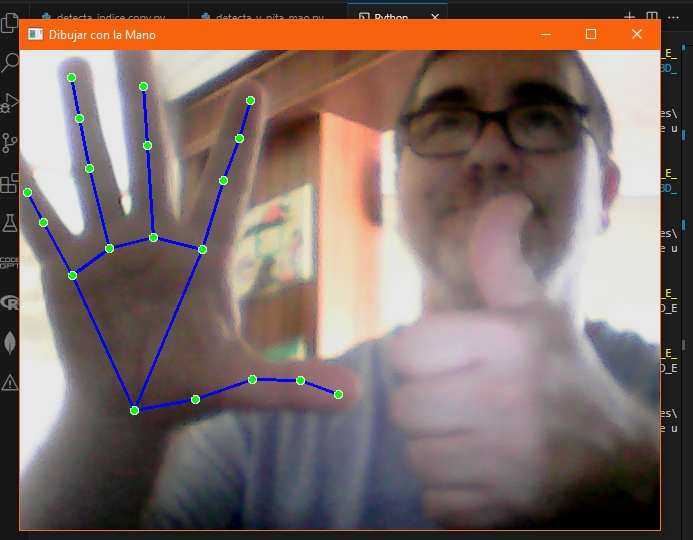
#> input picture mano (1).jpg, 693 x 540 px, given in place of the camera
$ python pintar_dedos.py
#> lines starting #> are read from the running program, lines starting #| are printed output that depends on the picture; after the words box and inside, x2 and y2 are one past the last pixel; in counts of white or black regions, pixels touching at a corner belong together
### detecta_indice.py
import cv2
import mediapipe as mp

mp_hands = mp.solutions.hands

def detecta_indice(frame):
    x, y = None, None  # Valores predeterminados si no se detecta ninguna mano
    with mp_hands.Hands(
        model_complexity=0,
        min_detection_confidence=0.5,
        min_tracking_confidence=0.5) as hands:

        height, width, _ = frame.shape

        # Convertir la imagen de BGR a RGB
        rgb_frame = cv2.cvtColor(frame, cv2.COLOR_BGR2RGB)

        # Detectar manos en la imagen
        results = hands.process(rgb_frame)

        # Dibujar la línea con el dedo índice si está presente
        if results.multi_hand_landmarks:
            for hand_landmarks in results.multi_hand_landmarks:
                x = int(hand_landmarks.landmark[8].x * width)
                y = int(hand_landmarks.landmark[8].y * height)

        return x, y

### pintar_dedos.py
'''
import cv2
import numpy as np
import detecta_indice

cap = cv2.VideoCapture(1, cv2.CAP_DSHOW)

while True:
    ret,frame = cap.read()
    if ret==False: break

    frame = cv2.flip(frame,1)


    # Call detectar_indice function to get index finger position
    x, y = detecta_indice.detecta_indice(frame)

    print(x)
    print(y)

cap.release()
cv2.destroyAllWindows()
'''

import cv2
import numpy as np
import detecta_indice

cap = cv2.VideoCapture(1,cv2.CAP_DSHOW)

celesteBajo = np.array([75, 185, 88], np.uint8)
celesteAlto = np.array([112, 255, 255], np.uint8)

# Colores para pintar
colorCeleste = (255,113,82)
colorAmarillo = (89,222,255)
colorRosa = (128,0,255)
colorVerde = (0,255,36)
colorLimpiarPantalla = (29,112,246) # Solo se usará para el cuadro superior de 'Limpiar Pantalla'

# Grosor de línea recuadros superior izquierda (color a dibujar)
grosorCeleste = 6
grosorAmarillo = 2
grosorRosa = 2
grosorVerde = 2

# Grosor de línea recuadros superior derecha (grosor del marcador para dibujar)
grosorPeque = 6
grosorMedio = 1
grosorGrande = 1

#--------------------- Variables para el marcador / lápiz virtual -------------------------
color = colorCeleste  # Color de entrada, y variable que asignará el color del marcador
grosor = 3 # Grosor que tendrá el marcador
#------------------------------------------------------------------------------------------

x1 = None
y1 = None
imAux = None

while True:

    ret,frame = cap.read()
#> frame is the input picture: shape (540, 693, 3); mean B, G, R 103.4, 109, 127.2
    if ret==False: break

    frame = cv2.flip(frame,1)
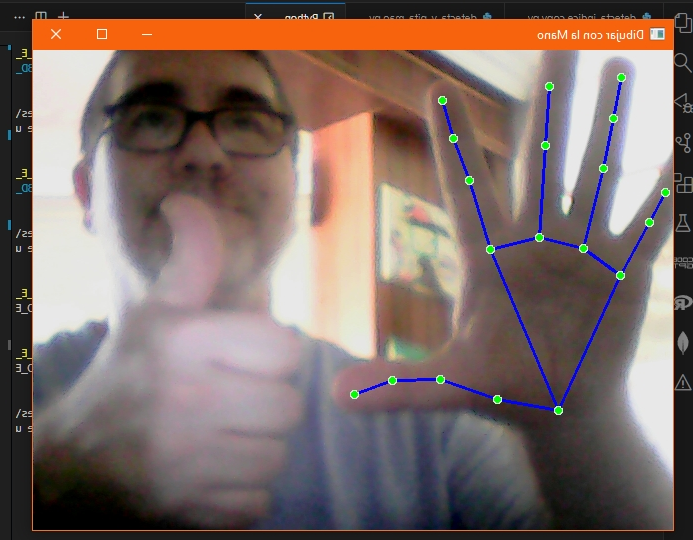
#> frame: shape (540, 693, 3); mean B, G, R 103.4, 109, 127.2
    frameHSV = cv2.cvtColor(frame, cv2.COLOR_BGR2HSV)
#> frameHSV: shape (540, 693, 3); mean H, S, V 56, 63.3, 132.2
    if imAux is None: imAux = np.zeros(frame.shape,dtype=np.uint8)

    #------------------------ Sección Superior ------------------------------------------
    # Cuadrados dibujados en la parte superior izquierda (representan el color a dibujar)
    cv2.rectangle(frame,(0,0),(50,50),colorAmarillo,grosorAmarillo)
    cv2.rectangle(frame,(50,0),(100,50),colorRosa,grosorRosa)
    cv2.rectangle(frame,(100,0),(150,50),colorVerde,grosorVerde)
    cv2.rectangle(frame,(150,0),(200,50),colorCeleste,grosorCeleste)

    # Rectángulo superior central, que nos ayudará a limpiar la pantalla
    cv2.rectangle(frame,(300,0),(400,50),colorLimpiarPantalla,1)
    cv2.putText(frame,'Limpiar',(320,20),6,0.6,colorLimpiarPantalla,1,cv2.LINE_AA)
    cv2.putText(frame,'pantalla',(320,40),6,0.6,colorLimpiarPantalla,1,cv2.LINE_AA)
#> frame: shape (540, 693, 3); mean B, G, R 104.2, 109.5, 127.4

    # Cuadrados dibujados en la parte superior derecha (grosor del marcador para dibujar)
    cv2.rectangle(frame,(490,0),(540,50),(0,0,0),grosorPeque)
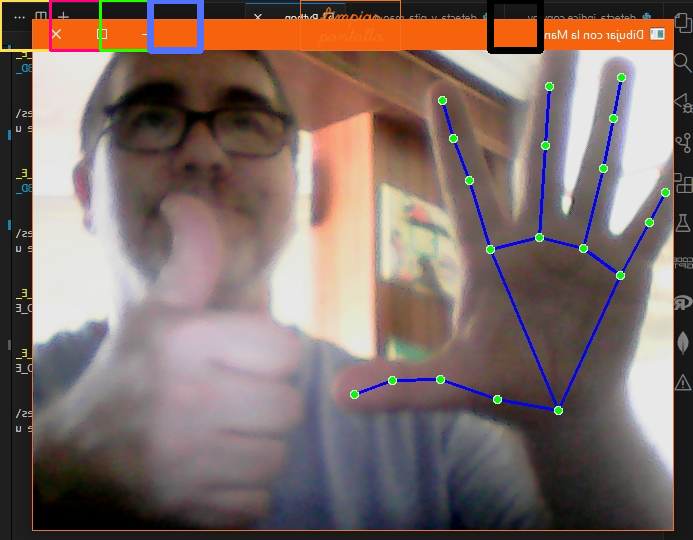
#> frame: shape (540, 693, 3); mean B, G, R 104, 109.2, 126.9
    cv2.circle(frame,(515,25),3,(0,0,0),-1)
#> frame: shape (540, 693, 3); 0.01% of pixels changed, all inside (x1, y1, x2, y2) = (512, 22, 519, 29)
    cv2.rectangle(frame,(540,0),(590,50),(0,0,0),grosorMedio)
#> frame: shape (540, 693, 3); mean B, G, R 104, 109.1, 126.8
    cv2.circle(frame,(565,25),7,(0,0,0),-1)
#> frame: shape (540, 693, 3); mean B, G, R 104, 109.1, 126.7
    cv2.rectangle(frame,(590,0),(640,50),(0,0,0),grosorGrande)
    cv2.circle(frame,(615,25),11,(0,0,0),-1)
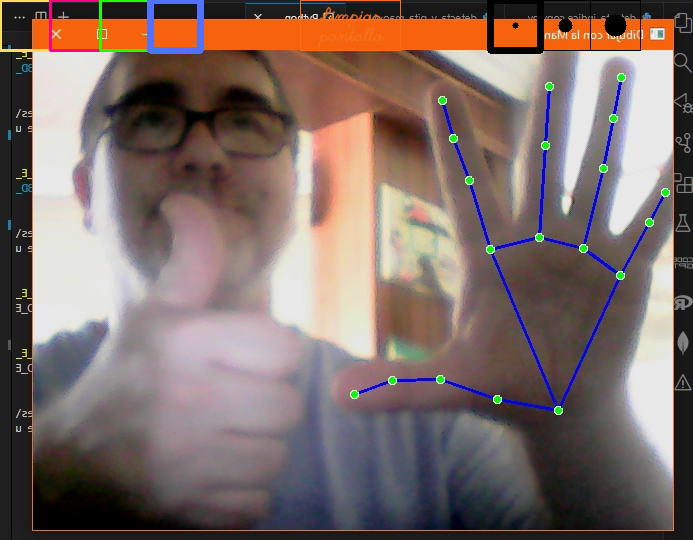
#> frame: shape (540, 693, 3); mean B, G, R 103.9, 108.9, 126.4
    #-----------------------------------------------------------------------------------

    # Detección del color celeste
# Llama a la función detecta_indice para obtener la posición del dedo índice
#> (the run stopped early here; a loop or call above may not have finished)

$ run again, on mano (2).jpg
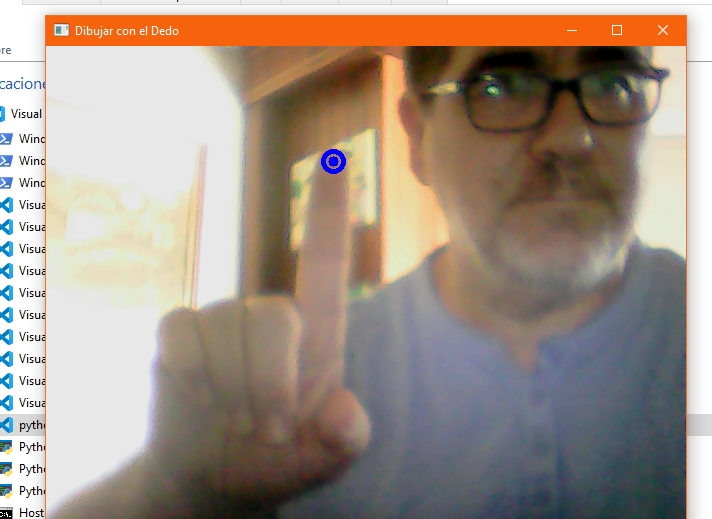
#> input picture mano (2).jpg, 712 x 519 px, given in place of the camera
#> frame is the input picture: shape (519, 712, 3); mean B, G, R 134.7, 147.1, 162.3
#> `frame = cv2.flip(frame,1)`:
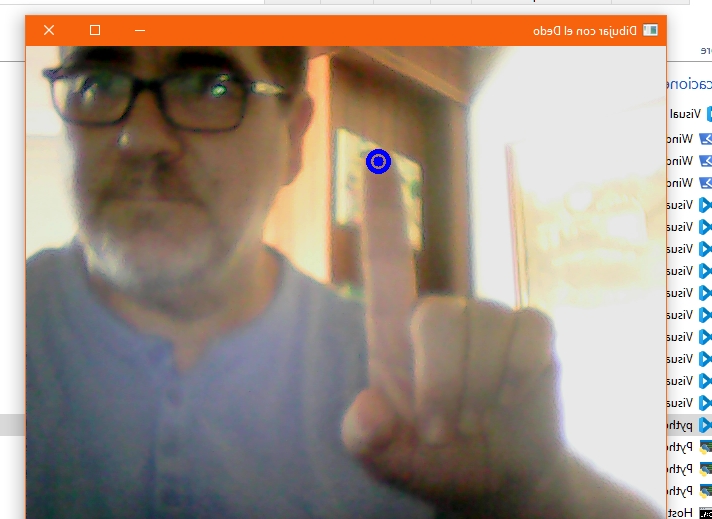
#> frame: shape (519, 712, 3); mean B, G, R 134.7, 147.1, 162.3
#> frameHSV: shape (519, 712, 3); mean H, S, V 36.9, 65.3, 168
#> `cv2.circle(frame,(615,25),11,(0,0,0),-1)`:
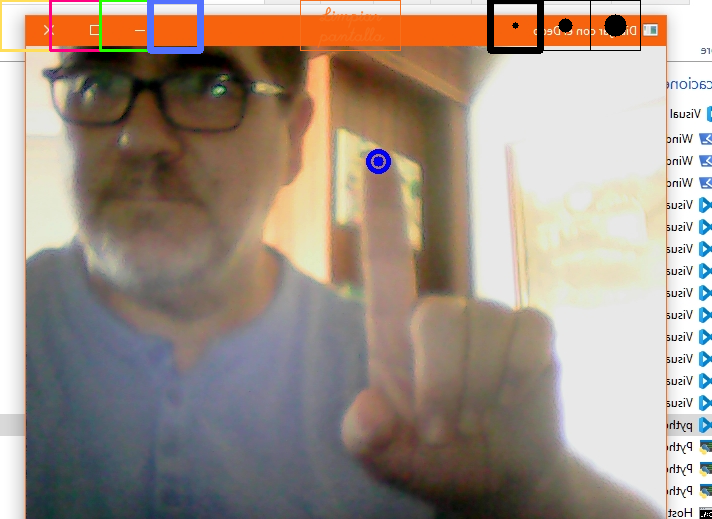
#> frame: shape (519, 712, 3); mean B, G, R 134.3, 146.1, 160.6

$ run again, on mano (3).jpg
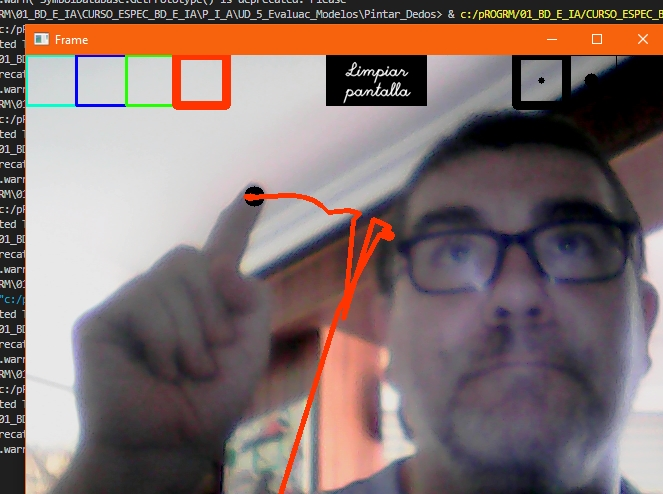
#> input picture mano (3).jpg, 663 x 494 px, given in place of the camera
#> frame is the input picture: shape (494, 663, 3); mean B, G, R 110.7, 113.1, 131.5
#> frameHSV: shape (494, 663, 3); mean H, S, V 82.2, 55.6, 135.7
#> `cv2.rectangle(frame,(490,0),(540,50),(0,0,0),grosorPeque)`:
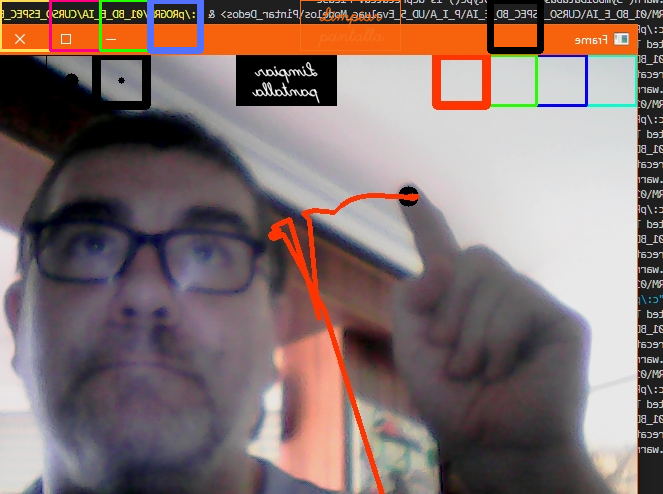
#> frame: shape (494, 663, 3); mean B, G, R 111.6, 113.2, 130.8
#> `cv2.circle(frame,(615,25),11,(0,0,0),-1)`:
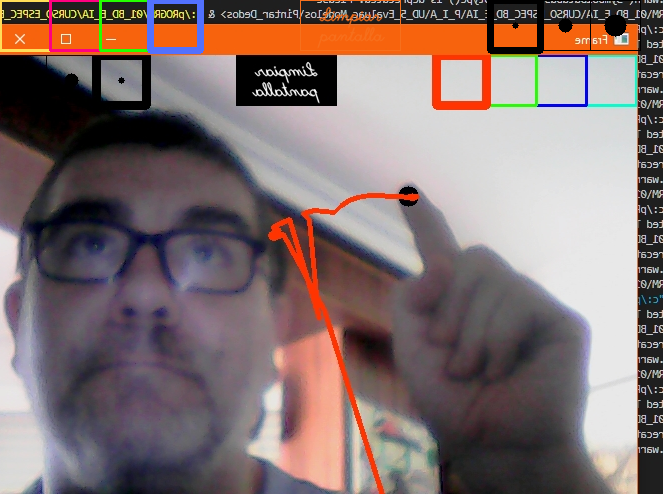
#> frame: shape (494, 663, 3); mean B, G, R 111.4, 113, 130.4

$ run again, on pitar co los dedos.jpg
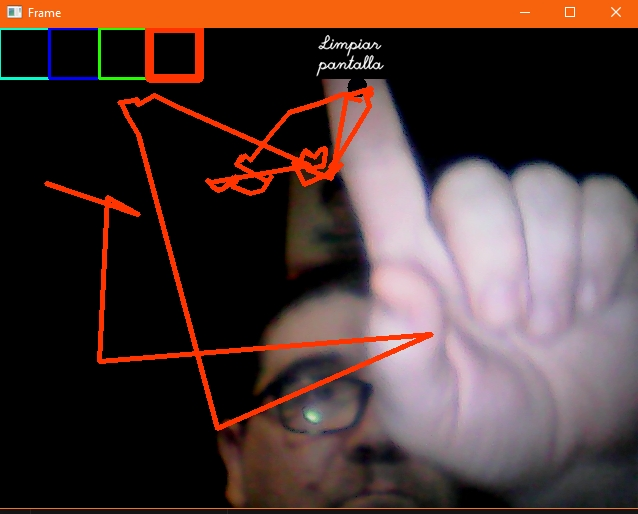
#> input picture pitar co los dedos.jpg, 638 x 514 px, given in place of the camera
#> frame is the input picture: shape (514, 638, 3); mean B, G, R 52.2, 55.5, 76.5
#> `frame = cv2.flip(frame,1)`:
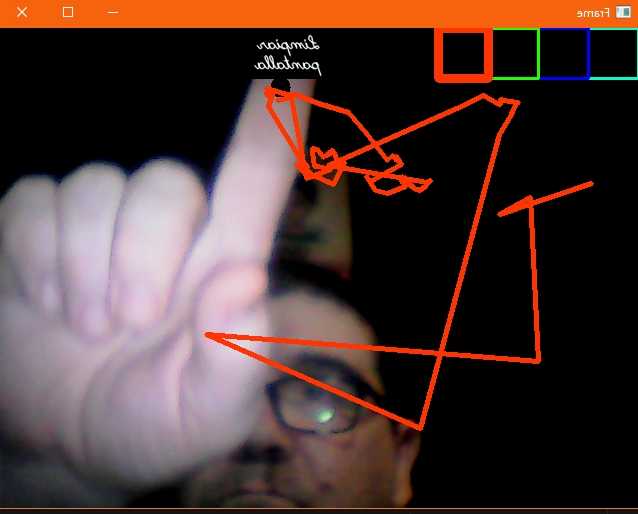
#> frame: shape (514, 638, 3); mean B, G, R 52.2, 55.5, 76.5
#> frameHSV: shape (514, 638, 3); mean H, S, V 49.2, 52.7, 78.2
#> `cv2.circle(frame,(615,25),11,(0,0,0),-1)`:
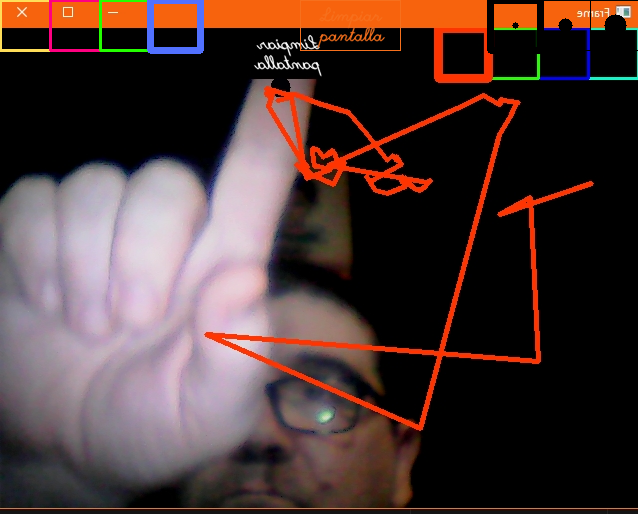
#> frame: shape (514, 638, 3); mean B, G, R 53.3, 55.8, 76
